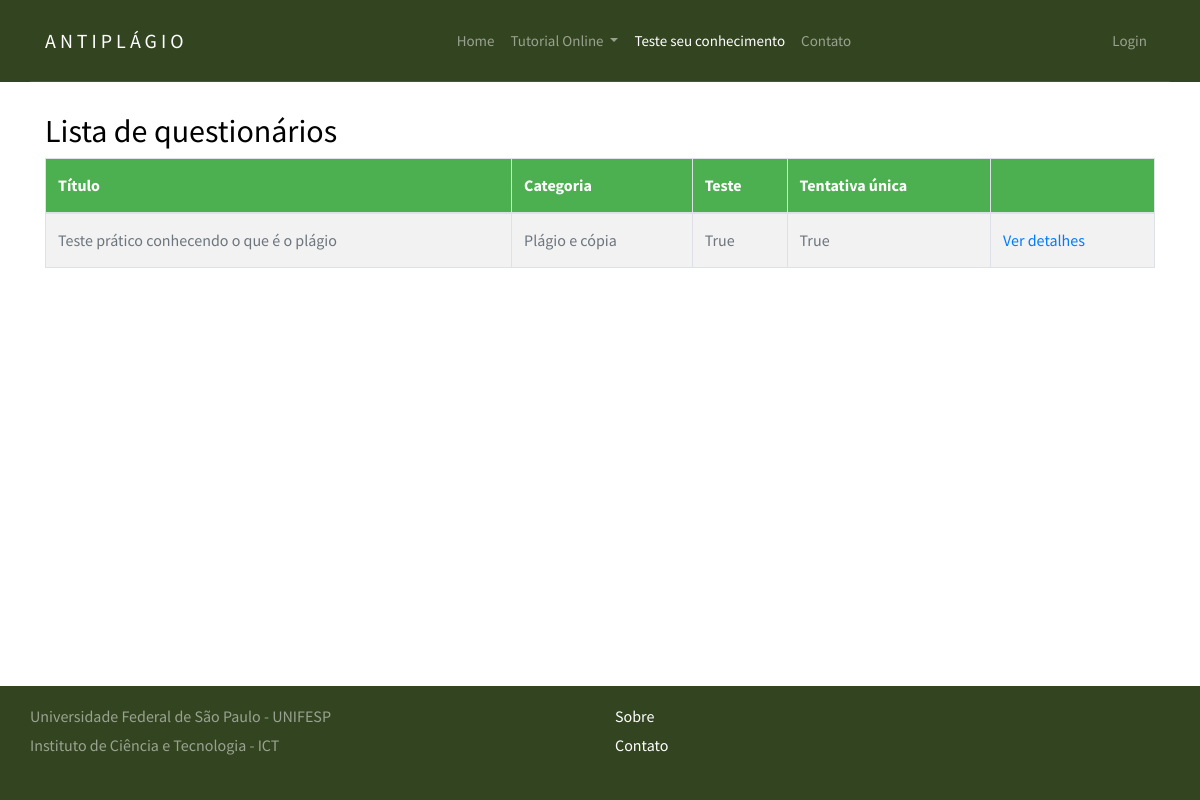
The app's page /quiz/, older data.
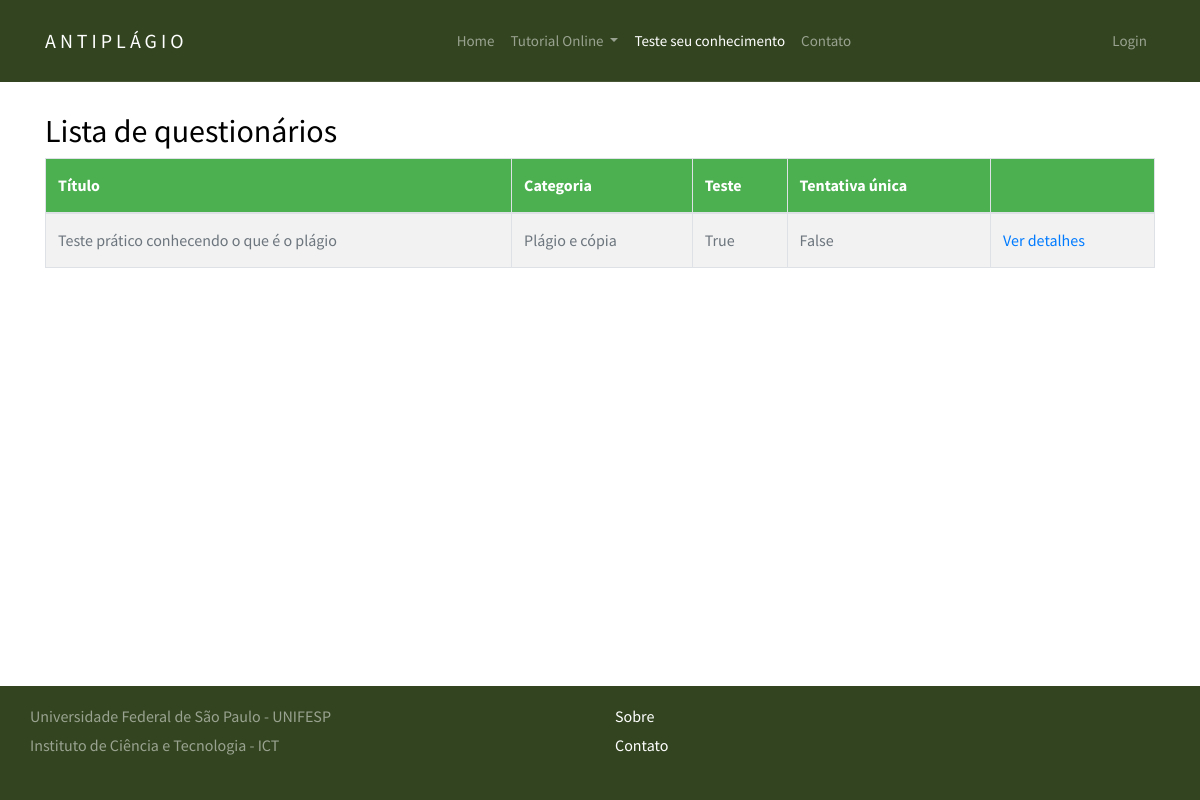
The same page, newer data.
### django_quiz/quiz/models.py (models this page shows, shortened)
@python_2_unicode_compatible
class Quiz(models.Model):
    title = models.CharField(
        verbose_name=_("Título"),
        max_length=60, blank=False)
    description = models.TextField(
        verbose_name=_("Descrição"),
        blank=True, help_text=_("Descrição do questionário"))
    url = models.SlugField(
        max_length=60, blank=False,
        help_text=_("Uma URL amigável"),
        verbose_name=_("Uma URL amigável"))
    category = models.ForeignKey(
        Category, null=True, blank=True,
        verbose_name=_("Categoria"), on_delete=models.PROTECT)
    random_order = models.BooleanField(
        blank=False, default=False,
        verbose_name=_("Ordem aleatória"),
        help_text=_("Exibe as peguntas em"
                    "uma ordem aleatória ou como eles "
                    "estão setados?"))
    max_questions = models.PositiveIntegerField(
        blank=True, null=True, verbose_name=_("Questões Max"),
        help_text=_("Número de perguntas a serem respondidas em cada tentativa."))
    answers_at_end = models.BooleanField(
        blank=False, default=False,
        help_text=_("A resposta correta NÃO é mostrada após a pergunta ."
                    " Respostas exibidas no final."),
        verbose_name=_("Respostas no final"))
    exam_paper = models.BooleanField(
        blank=False, default=False,
        help_text=_("Se sim o resultado de cada"
                    " tentativa do usuário será"
                    " armazenado. Necessário marcação"),
        verbose_name=_("Resultado teste"))
    single_attempt = models.BooleanField(
        blank=False, default=False,
        help_text=_("Se sim, apenas uma tentativa por"
                    " usuário será permitida"
                    " Não usuários não poderam fazer este teste."),
        verbose_name=_("Tentativa única"))
    pass_mark = models.SmallIntegerField(
        blank=True, default=0,
        verbose_name=_("Marca de aprovação"),
        help_text=_("Porcentagem necessária para passar no teste."),
        validators=[MaxValueValidator(100)])
    success_text = models.TextField(
        blank=True, help_text=_("Exibido se o usuário for aprovado."),
        verbose_name=_("Texto de sucesso"))
    fail_text = models.TextField(
        verbose_name=_("Texto de falha"),
        blank=True, help_text=_("Exibido se o usuário falhar"))
    draft = models.BooleanField(
        blank=True, default=False,
        verbose_name=_("Draft"),
        help_text=_("Se sim o questionário não é exibido"
                    " na lista de perguntas e só pode ser"
                    " visualizada por usuários que podem editar"
                    " os testes."))
    class Meta:
        verbose_name = _("Quiz")
        verbose_name_plural = _("Quizzes")

@python_2_unicode_compatible
class Category(models.Model):
    category = models.CharField(
        verbose_name=_("Categoria"),
        max_length=250, blank=True,
        unique=True, null=True)
    objects = CategoryManager()
    class Meta:
        verbose_name = _("Categoria")
        verbose_name_plural = _("Categorias")
    def __str__(self):
        return self.category

### django_quiz/quiz/views.py (the view)
class QuizListView(ListView):
    model = Quiz
    def get_queryset(self):
        queryset = super(QuizListView, self).get_queryset()
        return queryset.filter(draft=False)

### django_quiz/build/lib/quiz/templates/quiz/quiz_list.html (shortened to what this page needs)
{% extends 'base.html' %}
{% load i18n %}
{% block menu %}
<header role="banner">
	<nav class="navbar navbar-expand-md navbar-dark bg-light">
	  <div class="container">
		<a class="navbar-brand absolute" href="{% url 'siteTutorial_home' %}">AntiPlágio</a>
		<div class="collapse navbar-collapse navbar-light" id="navbarsExample05">
		  <ul class="navbar-nav mx-auto">
			<li class="nav-item">
			  <a class="nav-link" href="{% url 'siteTutorial_home' %}">Home</a>
			</li>
			<li class="nav-item dropdown">
				<a class="nav-link dropdown-toggle" href="{% url 'siteTutorial_topicos' %}" id="dropdown04" data-toggle="dropdown-item" aria-haspopup="true" aria-expanded="false">Tutorial Online </a>
			</li>
			<li class="nav-item">
			  <a class="nav-link active" href="{% url 'quiz_index' %}">Teste seu conhecimento</a>
			</li>
			<li class="nav-item">
			  <a class="nav-link" href="contact.html">Contato</a>
			</li>
		  </ul>
		  <ul class="navbar-nav absolute-right">
			{% if user.is_authenticated %}
			<li class="nav-item">
				<a class="nav-link disabled" href="">Ola, {{ user }}</a>
            </li>
            <li class="nav-item">
                    <a class="nav-link" href="{% url 'logout' %}">Logout</a>
            </li>
			{% else %}
			<li class="nav-item">
					<a class="nav-link" href="{% url 'login' %}">Login</a>
			</li>
			{% endif %}
		  </ul>
		</div>
	  </div>
	</nav>
</header>
{% endblock %}
{% block content %}
<h2>{% trans "Lista de questionários" %}</h2>
    {% if quiz_list %}
		<table class="table table-bordered table-striped">
		  <thead>
			<tr>
			  <th>{% trans "Título" %}</th>
			  <th>{% trans "Categoria" %}</th>
			  <th>{% trans "Teste" %}</th>
			  <th>{% trans "Tentativa única" %}</th>
			  <th></th>
			</tr>
		  </thead>
		  <tbody>
        {% for quiz in quiz_list %}
  			<tr>
			  <td>{{ quiz.title }}</td>
			  <td>{{ quiz.category }}</td>
			  <td>{{ quiz.exam_paper }}</td>
			  <td>{{ quiz.single_attempt }}</td>
			  <td>
				<a href="{% url 'quiz_start_page' slug=quiz.url %}">
				  {% trans "Ver detalhes" %}
				</a>
			</tr>
        {% endfor %}
		  </tbody>
		</table>
	{% else %}
        <p>{% trans "Não há testes disponíveis" %}.</p>
	{% endif %}
{% endblock %}

Row changes from the older to the newer data that the page shows:
changed Quiz "Teste prático conhecendo o que é o plágio": single_attempt "True" → "False"
